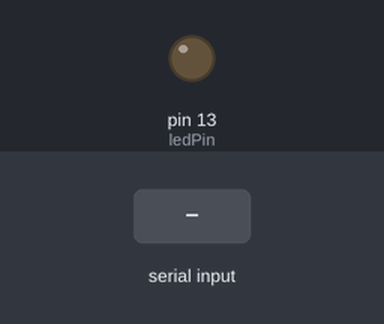
Bench run of a sketch on a simulated Arduino Uno, built with avr-gcc and run on an emulated ATmega328P. On the bench: output pins drawn as LEDs (lit = HIGH). The test bench sets the inputs (shaded band).

Above: at 1.2 s.
1.3 s: "H" received over the second serial link
At 2.2 s:
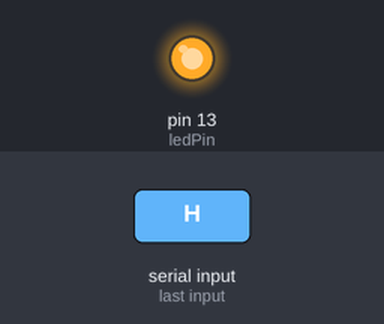
2.8 s: "L" received over the second serial link
At 3.4 s:
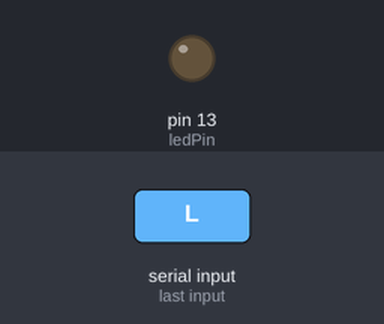
Timing chart, 0 to 5.8 s (numbered marks = the images above; inputs shaded):
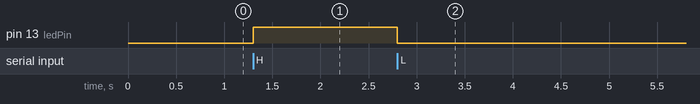

Measured:
- after the input at 1.3 s, pin 13 (ledPin): LOW → HIGH at once
- after the input at 2.8 s, pin 13 (ledPin): HIGH → LOW at once

The sketch:

bt_led.ino
```cpp
#include <SoftwareSerial.h>

SoftwareSerial BTSerial(3, 2); //Rx, Tx
const int ledPin = 13;
char indata;

void setup() {
  BTSerial.begin(9600);
  pinMode(ledPin, OUTPUT);
}

void loop() {
  if(BTSerial.available()) {
    indata = BTSerial.read();

    if(indata == 'H')
      digitalWrite(ledPin, HIGH);
    if(indata == 'L')
      digitalWrite(ledPin, LOW);
  }
}
```
